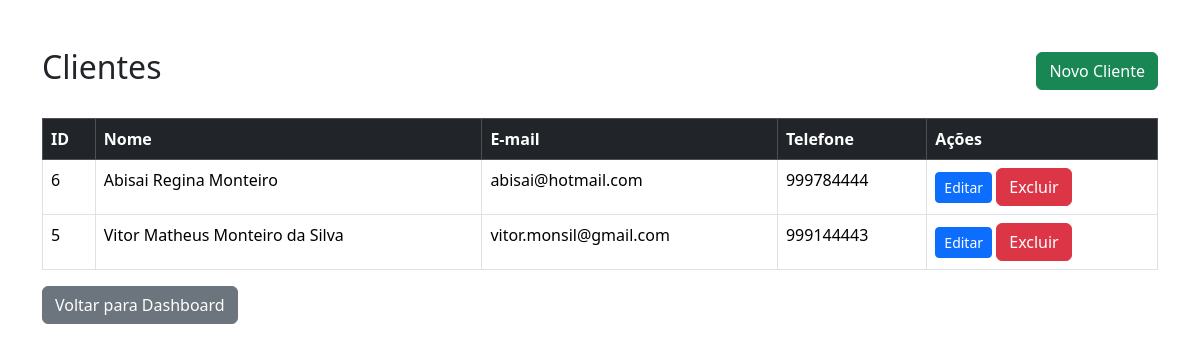
Page /pages/clientes/listar.php on the earlier database version.
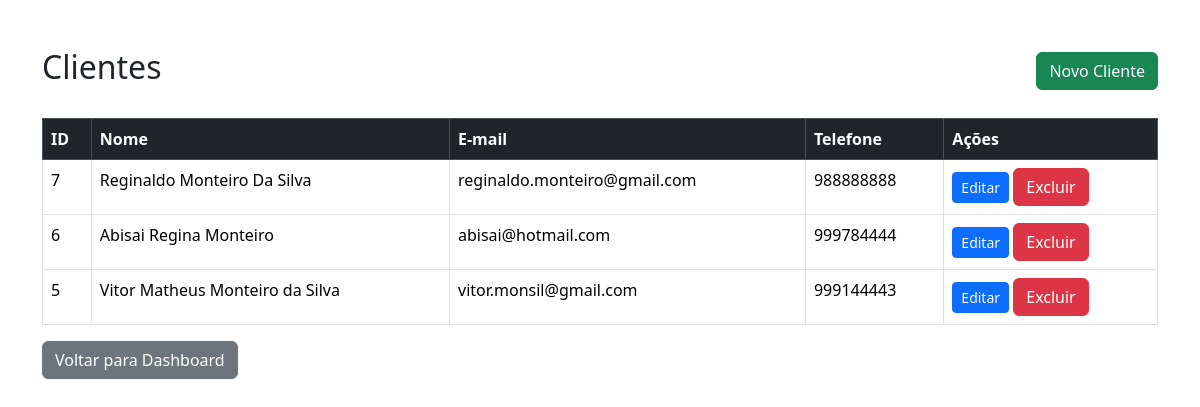
Same page on the later database version.
### tables this page shows
CREATE TABLE `clientes` (
  `id` int(11) NOT NULL,
  `nome` varchar(100) NOT NULL,
  `email` varchar(100) DEFAULT NULL,
  `telefone` varchar(20) DEFAULT NULL
);

### pages/clientes/listar.php (the view, shortened to what this page needs)
<?php
include("../../config/conexao.php");
$sql = "SELECT * FROM clientes ORDER BY id DESC";
$resultado = $conn->query($sql);
?>
<!DOCTYPE html>
<html lang="pt-BR">
<head>
<link href="https://cdn.jsdelivr.net/npm/bootstrap@5.3.3/dist/css/bootstrap.min.css" rel="stylesheet">
</head>
<body>
<div class="container mt-5">
<div class="d-flex justify-content-between align-items-center mb-4">
<h2>Clientes</h2>
<a href="cadastrar.php" class="btn btn-success">
Novo Cliente
</a>
</div>
<table class="table table-bordered table-hover">
<thead class="table-dark">
<tr>
<th>ID</th>
<th>Nome</th>
<th>E-mail</th>
<th>Telefone</th>
<th>Ações</th>
</tr>
</thead>
<tbody>
<?php if ($resultado && $resultado->num_rows > 0): ?>
<?php while ($cliente = $resultado->fetch_assoc()): ?>
<tr>
<td>
<?= $cliente['id']; ?>
</td>
<td>
<?= htmlspecialchars($cliente['nome']); ?>
</td>
<td>
<?= htmlspecialchars($cliente['email'] ?? ''); ?>
</td>
<td>
<?= htmlspecialchars($cliente['telefone'] ?? ''); ?>
</td>
<td>
<a
href="editar.php?id=<?= $cliente['id']; ?>"
class="btn btn-primary btn-sm"
>
Editar
</a>
<button type="button"
        class="btn btn-danger"
        onclick="excluir(<?= $cliente['id']; ?>)">
    Excluir
</button>
</td>
</tr>
<?php endwhile; ?>
<?php endif; ?>
</tbody>
</table>
<a href="../../dashboard.php" class="btn btn-secondary">
Voltar para Dashboard
</a>
</div>
</body>
</html>

Differences in the rows shown:
added clientes: id "7", nome "Reginaldo Monteiro Da Silva", email "reginaldo.monteiro@gmail.com", telefone "988888888"
